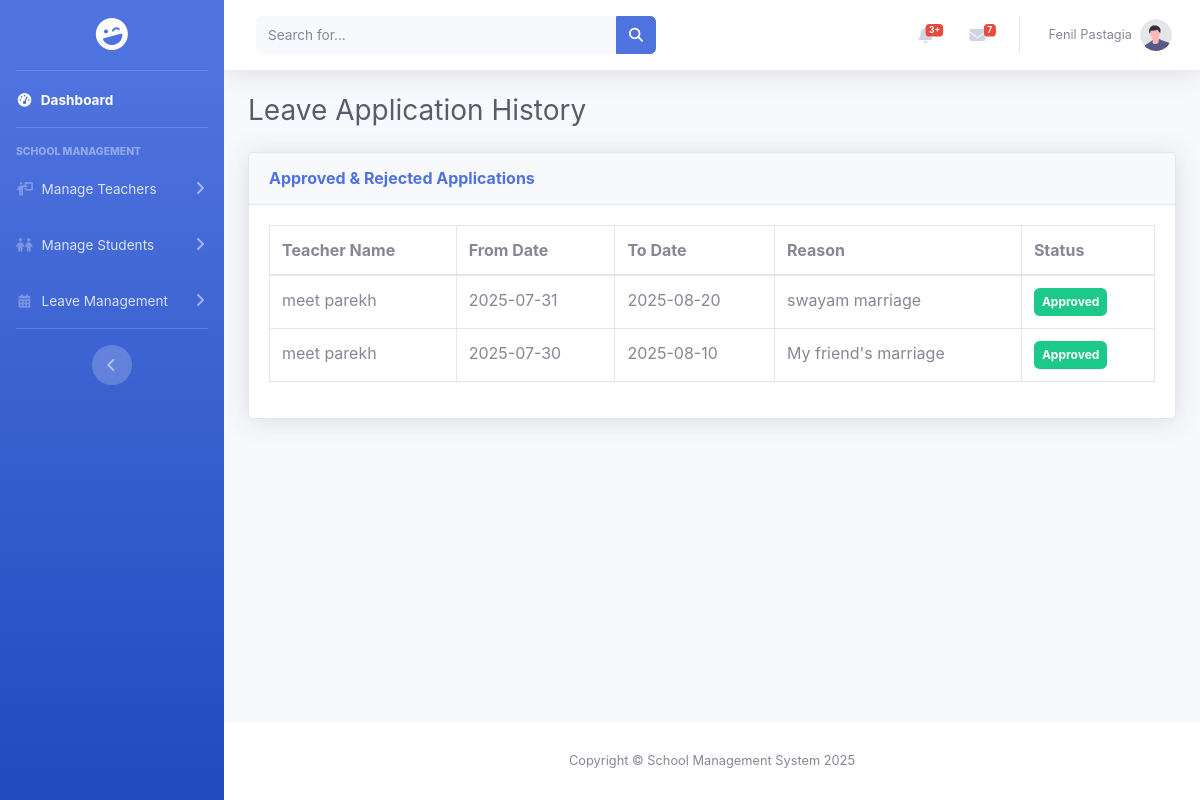
The app's page /pages/principal/principal_leave_history.php (signed in) with its own data.
### tables this page shows
CREATE TABLE `leave_applications` (
  `id` int(11) NOT NULL,
  `teacher_id` int(11) NOT NULL,
  `from_date` date NOT NULL,
  `to_date` date NOT NULL,
  `reason` text NOT NULL,
  `status` varchar(20) NOT NULL DEFAULT 'Pending',
  `applied_on` timestamp NOT NULL DEFAULT current_timestamp()
);

CREATE TABLE `teacher` (
  `id` int(11) NOT NULL,
  `teacher_image` varchar(255) DEFAULT NULL,
  `teacher_name` varchar(50) NOT NULL,
  `phone` varchar(10) NOT NULL,
  `school_id` int(11) NOT NULL,
  `dob` date NOT NULL,
  `gender` enum('Male','Female','Others') NOT NULL,
  `blood_group` enum('A+','A-','B+','B-','AB+','AB-','O+','O-') NOT NULL,
  `address` text DEFAULT NULL,
  `email` varchar(50) NOT NULL,
  `password` varchar(255) NOT NULL,
  `qualification` varchar(100) DEFAULT NULL,
  `subject` varchar(100) DEFAULT NULL,
  `language_known` varchar(100) DEFAULT NULL,
  `salary` int(11) DEFAULT NULL,
  `std` set('Nursery','Junior','Senior','1','2','3','4','5','6','7','8','9','10','11','12') DEFAULT NULL,
  `experience` varchar(10) DEFAULT NULL,
  `batch` enum('Morning','Evening') DEFAULT NULL,
  `class_teacher` tinyint(1) DEFAULT 0,
  `class_teacher_std` varchar(50) DEFAULT NULL
);

### pages/principal/principal_leave_history.php (the view, shortened to what this page needs)
<!DOCTYPE html>
<html lang="en">
<head>
    <link href="../../assets/css/sb-admin-2.min.css" rel="stylesheet">
    <link href="../../assets/vendor/fontawesome-free/css/all.min.css" rel="stylesheet">
    <link rel="stylesheet" href="https://cdnjs.cloudflare.com/ajax/libs/font-awesome/6.5.2/css/all.min.css" />
</head>
<body id="page-top">
    <div id="wrapper">
        <?php include '../../includes/sidebar.php'; ?>
        <div id="content-wrapper" class="d-flex flex-column">
            <div id="content">
                <?php include '../../includes/header.php'; ?>
                <div class="container-fluid">
                    <h1 class="h3 mb-4 text-gray-800">Leave Application History</h1>
                    <div class="card shadow mb-4">
                        <div class="card-header py-3">
                            <h6 class="m-0 font-weight-bold text-primary">Approved & Rejected Applications</h6>
                        </div>
                        <div class="card-body">
                            <div class="table-responsive">
                                <table class="table table-bordered" width="100%" cellspacing="0">
                                    <thead>
                                        <tr>
                                            <th>Teacher Name</th>
                                            <th>From Date</th>
                                            <th>To Date</th>
                                            <th>Reason</th>
                                            <th>Status</th>
                                        </tr>
                                    </thead>
                                    <tbody>
                                        <?php
                                        $query = "SELECT t.teacher_name, l.from_date, l.to_date, l.reason, l.status
                                                  FROM leave_applications l
                                                  JOIN teacher t ON l.teacher_id = t.id
                                                  WHERE l.status IN ('Approved', 'Rejected')
                                                  ORDER BY l.applied_on DESC";
                                        $result = $conn->query($query);
                                        if ($result->num_rows > 0) {
                                            while ($row = $result->fetch_assoc()) {
                                                $status_color = ($row['status'] == 'Approved') ? 'success' : 'danger';
                                                echo "<tr>";
                                                echo "<td>" . htmlspecialchars($row['teacher_name']) . "</td>";
                                                echo "<td>" . htmlspecialchars($row['from_date']) . "</td>";
                                                echo "<td>" . htmlspecialchars($row['to_date']) . "</td>";
                                                echo "<td>" . htmlspecialchars($row['reason']) . "</td>";
                                                echo '<td><span class="badge badge-'. $status_color .' p-2">' . htmlspecialchars($row['status']) . '</span></td>';
                                                echo "</tr>";
                                            }
                                        } else {
                                            echo '<tr><td colspan="5" class="text-center">No processed leave applications found.</td></tr>';
                                        }
                                        ?>
                                    </tbody>
                                </table>
                            </div>
                        </div>
                    </div>
                </div>
            </div>
            <?php include '../../includes/footer.php'; ?>
        </div>
    </div>
</body>
</html>

### records on screen
leave_applications: teacher.teacher_name "meet parekh", from_date "2025-07-31", to_date "2025-08-20", reason "swayam marriage", status "Approved"
leave_applications: teacher.teacher_name "meet parekh", from_date "2025-07-30", to_date "2025-08-10", reason "My friend's marriage", status "Approved"

### other values on screen
$userName "Fenil Pastagia"
